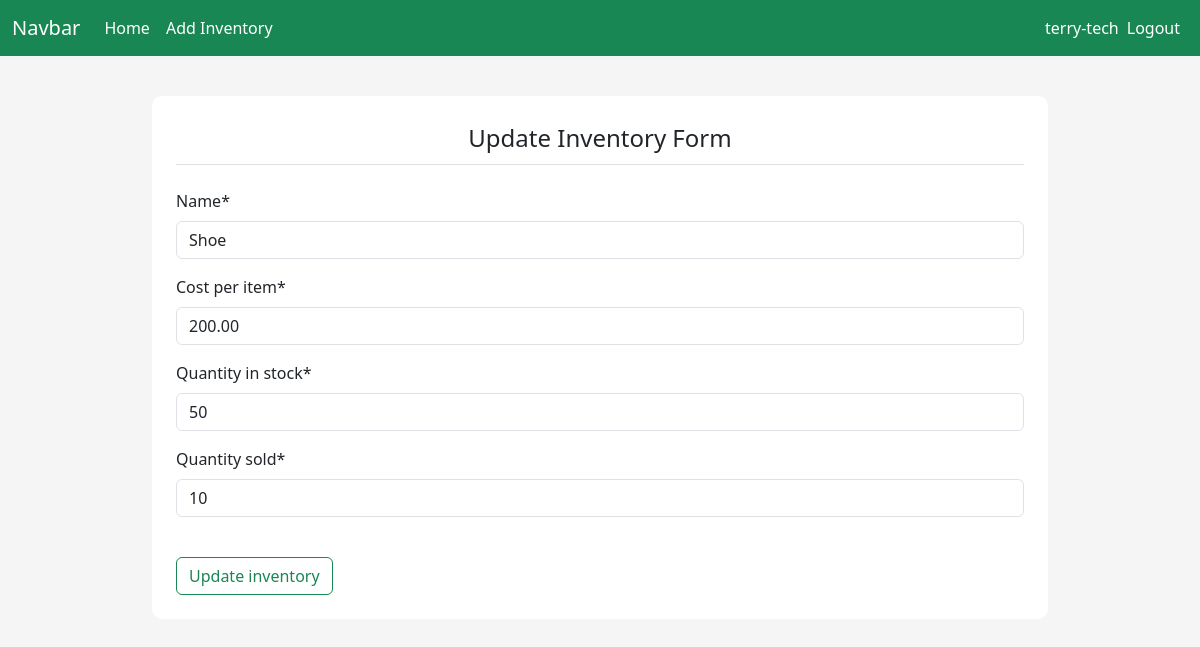
The app's page /inventory/update/1 (signed in) with its own data.
### inventory/models.py (models this page shows)
class Inventory(models.Model):
    name = models.CharField(max_length=100, null=False, blank=False)
    cost_per_item = models.DecimalField(max_digits=19, decimal_places=2, null=False, blank=False)
    quantity_in_stock = models.IntegerField(null=False, blank=False)
    quantity_sold = models.IntegerField(null=False, blank=False)
    sales = models.DecimalField(max_digits=19, decimal_places=2, null=False, blank=False)
    stock_date = models.DateField(auto_now_add=True)
    last_sale_date = models.DateField(auto_now=True)

### inventory/views.py (the view)
# urls.py: path('update/<int:id>', views.update_inventory, name='update_inventory'),
@login_required
def update_inventory(request, id):
    inventory = get_object_or_404(Inventory, pk=id)
    if request.method == 'POST':
        update_form = UpdateInventoryForm(data=request.POST)
        if update_form.is_valid():
            inventory.name = update_form.cleaned_data['name']
            inventory.cost_per_item = update_form.cleaned_data['cost_per_item']
            inventory.quantity_in_stock = update_form.cleaned_data['quantity_in_stock']
            inventory.quantity_sold = update_form.cleaned_data['quantity_sold']
            inventory.sales = float(update_form.cleaned_data['cost_per_item']) * float(update_form.cleaned_data['quantity_sold'])
            inventory.save()
            messages.success(request, "Inventory Updated")
            return redirect(f"/inventory/per_product/{id}")
    else:
        update_form = UpdateInventoryForm(instance=inventory)
    context = {"form": update_form}
    return render(request, "inventory/update_inventory.html", context=context)

### inventory/forms.py
class UpdateInventoryForm(forms.ModelForm):
    class Meta:
        model = Inventory
        fields = ['name', 'cost_per_item', 'quantity_in_stock', 'quantity_sold']

### templates/inventory/update_inventory.html (shortened to what this page needs)
{% extends "../layout.html" %}
{% load static   %}
{% load crispy_forms_tags %}
{% block content %}
    <div class="content-section">
        <form method="POST">
            <fieldset>
                <legend class="border-bottom pb-2 mb-4 text-center">Update Inventory Form</legend>
                <div class="form-group">
                    {{ form|crispy }}
                </div>
                <div class="form-group pt-4">
                    <button type="submit" class="btn btn-outline-success">Update inventory</button>
                </div>
            </fieldset>
        </form>
    </div>
{% endblock %}

### templates/layout.html (shortened to what this page needs)
  {% load static %}
 <!DOCTYPE html>
 <html lang="en">
 <head>
    <link href="https://cdn.jsdelivr.net/npm/bootstrap@5.3.3/dist/css/bootstrap.min.css" rel="stylesheet">
     <link rel="stylesheet" href="{% static 'CSS/main.css' %}" type="text/css">
 </head>
 <body>
  <nav class="navbar navbar-expand-lg navbar-dark bg-success">
    <div class="container-fluid">
      <a class="navbar-brand" href="#">Navbar</a>
      <div class="collapse navbar-collapse" id="navbarNav">
        <ul class="navbar-nav">
          <li class="nav-item">
            <a class="nav-link active" aria-current="page" href="{% url 'inventory_list' %}">Home</a>
          </li>
          {% if request.user.is_authenticated %}
          <li class="nav-item">
            <a class="nav-link active" href="{% url 'add_inventory' %}">Add Inventory</a>
          </li>
          {% endif %}
        </ul>
        <ul class="navbar-nav ms-auto">
          {% if request.user.is_authenticated %}
          <div class=" text-white d-flex justify-content-space-between align-items-center">
              {{user.username}}
            <li class="nav-item">
              <a class="nav-link active" href="{% url 'logout' %}">Logout</a>
            </li>
          </div>
          {% else %}
          <li class="nav-item">
            <a class="nav-link active" href="{% url 'login' %}">Login</a>
          </li>
          {% endif %}
        </ul>
      </div>
    </div>
  </nav>
    <main>
      <div class="container-fluid">
        <div class="row">
            <div class="col-md-1"></div>
            <div class="col-md-10 col-sm-12 col-xm-12">
                {% block content%}
                {% endblock %}
            </div>
            <div class="col-md-1"></div>
        </div>
      </div>
    </main>
</body>
 </body>
 </html>

### static/CSS/main.css (style rules this page uses)
body { background-color: rgb(245, 245, 245); }
.content-section { background: #fff; margin: 40px; padding: 1.5rem 1.5rem; border-radius: 10px; }

### records on screen
Inventory: name "Shoe", cost_per_item "200.00", quantity_in_stock "50", quantity_sold "10"

### other values on screen
{{ user.username }} "terry-tech"
